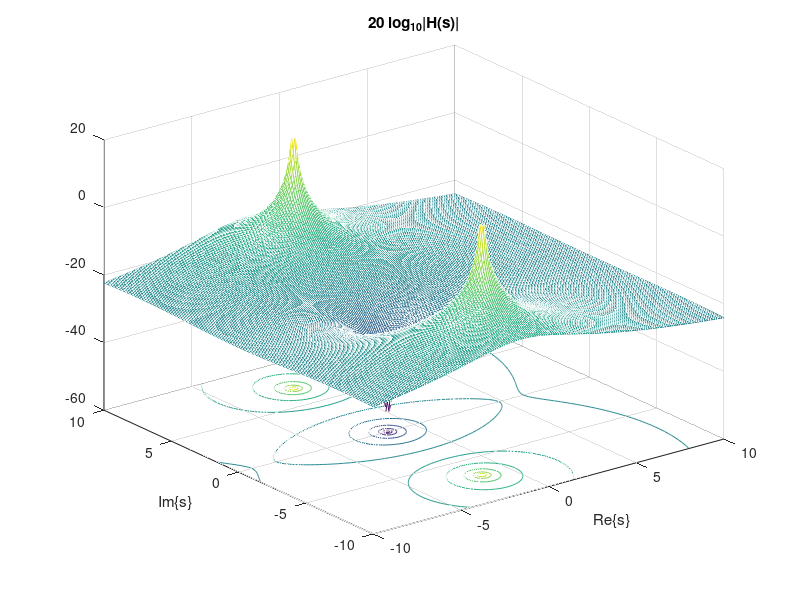
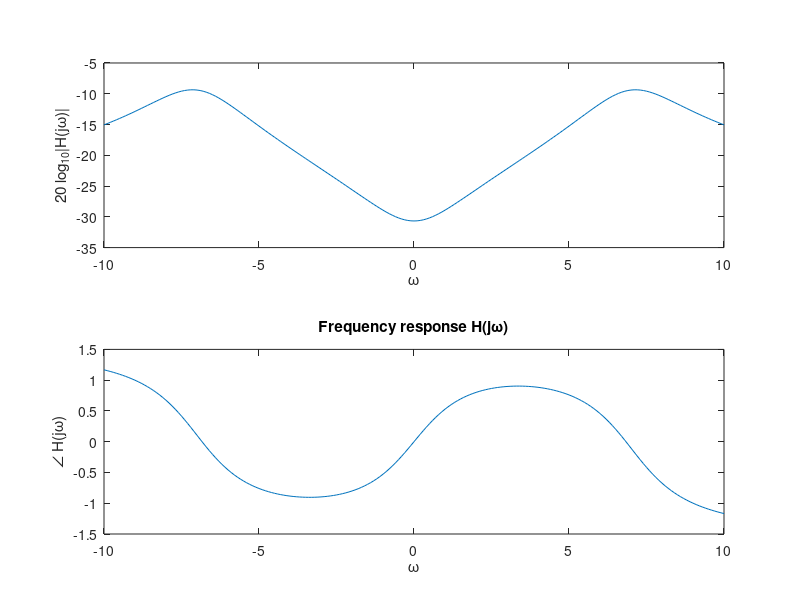
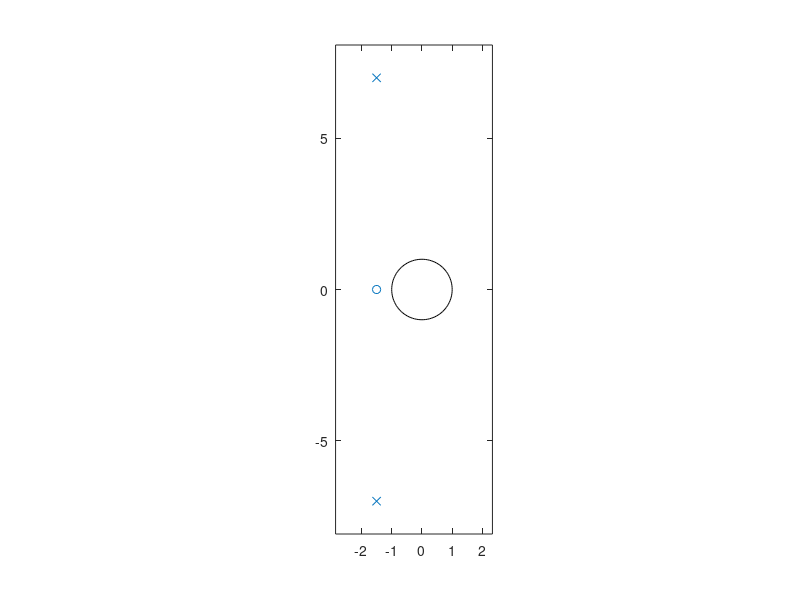
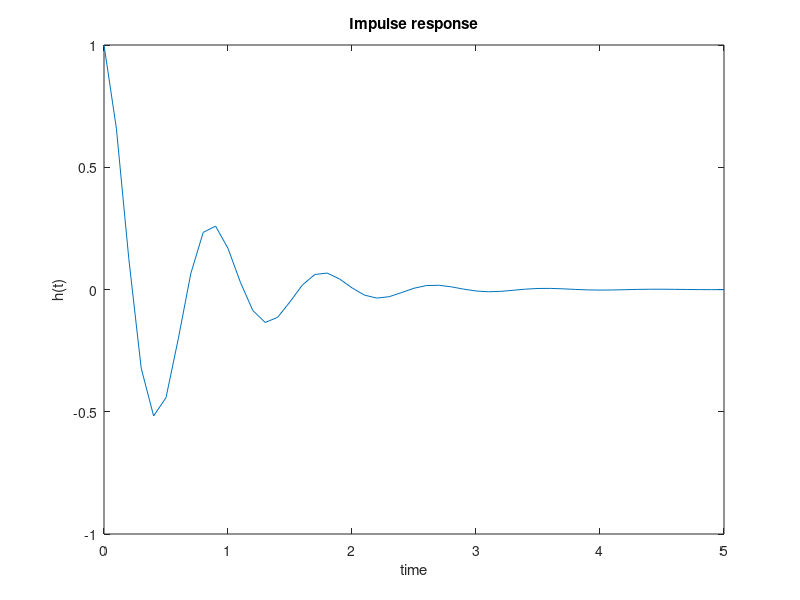

Reproduce these figures in MATLAB, in order.
%% Exercise 1

% Do not uncomment the following line. It is not a Matlab command.
% H(s) = (s + a)/(s^2 + 2as + a^2 + w0^2)

%% Exercise 2

close all;
a = 1.5;
w0 = 7;

% Calculate H(s) for -10<Re{s}<10 and -10<Im{s}<10
[re, im] = meshgrid(-10:0.1:10);
s = re + j*im;
numerator = [1, a];
denominator = [1, 2*a, a^2+w0^2];
H = polyval(numerator, s)./polyval(denominator, s);

% Plot magnitude of H(s)
figure(1);
meshc(re, im, 20*log10(abs(H)));
xlabel('Re\{s\}');
ylabel('Im\{s\}');
title('20 log_{10}|H(s)|');

%% Exercise 3

w = -10:0.1:10;
H = freqs(numerator, denominator, w);

figure(2);
subplot(2, 1, 1);
plot(w, 20*log10(abs(H)));
xlabel('\omega');
ylabel('20 log_{10}|H(j\omega)|');
subplot(2, 1, 2);
plot(w, angle(H));
xlabel('\omega');
ylabel('\angle H(j\omega)');
title('Frequency response H(j\omega)');

%% Excercise 4

zeros = roots(numerator)
poles = roots(denominator)

numerator = poly(zeros)
denominator = poly(poles)

%% Exercise 5

[zeros, poles, gain] = tf2zp(numerator, denominator)
[numerator, denominator] = zp2tf(zeros, poles, gain)

%% Exercise 6

figure(3);
zplane(zeros, poles);
grid;

%% Exercise 7

[r, p, k] = residue(numerator, denominator);

t = 0:0.1:5;

% Recall that r is a column vector (by convention).
% The .' operator is non-conjugate transpose.
% For a transfer function with no repeated poles,
%   the inverse Laplace transform is a sum of exponential functions
%   whose coefficients are r and whose arguments are p*t,
%   where r and p are obtained from residue() above.
% kron(p, t) generates a matrix where
%   each row represents a value of p, and
%   each column represents a value of t.
% So, the following expression is the 
%   inverse Laplace transform of the transfer function H(s).
h = r.'*exp(kron(p, t));

figure(4);
plot(t, h);
xlabel('time');
ylabel('h(t)');
title('Impulse response');

%% Exercise 8

% If x(t) = u(t), then X(s) = 1/s, and Y(s) = H(s)/s.
% So, to generate Y(s), multiply the denominator of H(s) by s.
% Recall that polynomial multiplication is implemented via conv().
% Note that the polynomial 's' is expressed as its coefficients: [1 0].
denominator = conv(denominator, [1, 0]);

% Partial fraction expansion of Y(s) = H(s)/s
[r, p, k] = residue(numerator, denominator)

% Step response is the inverse Laplace transform of Y(s) = H(s)/s
y = r.'*exp(kron(p, t));

figure(5);
plot(t, y);
xlabel('time');
ylabel('y(t)');
title('Step response');
